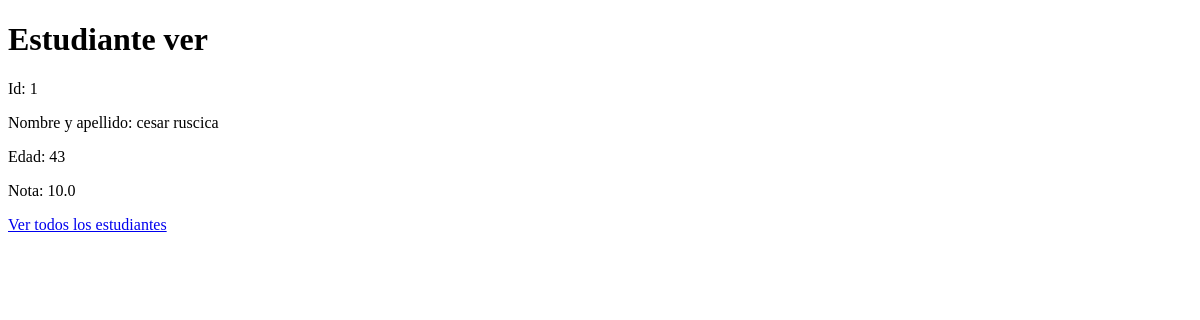
Before: /showbyid/1 with the older database file.
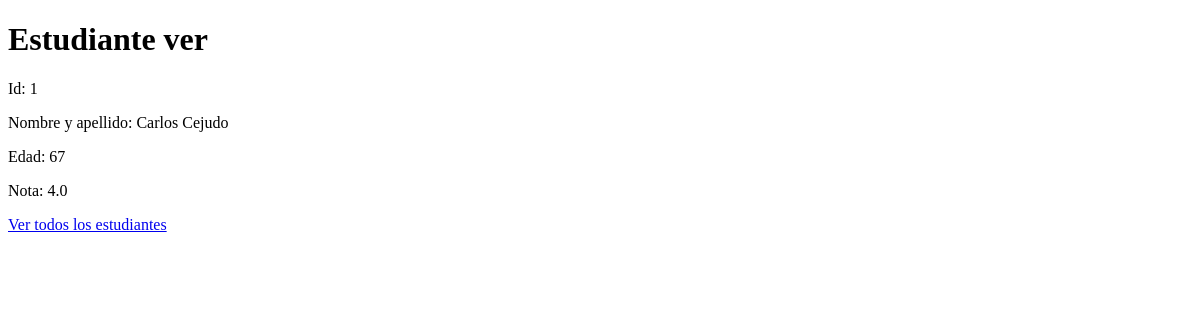
After: the same page with the newer database file.
### landing/models.py (models this page shows)
class Estudiante(models.Model):
    nombre = models.CharField(max_length=100)
    apellido = models.CharField(max_length=100)
    edad = models.PositiveIntegerField()
    nota = models.FloatField()

### landing/views.py (the view)
# urls.py: path('showbyid/<int:id>', views.mostrar_alumno, name =  "mostrar_alumno"),
def mostrar_alumno(request, id):
    id = int(id)
    estudiante_encontrado = models.Estudiante.objects.get(id=id)
    print(estudiante_encontrado)
    return render(request, "estudiante_ver.html", {'estudiante': estudiante_encontrado})

### landing/templates/estudiante_ver.html (shortened to what this page needs)
<!DOCTYPE html>
<html lang="en">
<head>
</head>
<body>
    <h1>Estudiante ver</h1>
    <p>Id: {{ estudiante.id }} </p>
    <p>Nombre y apellido: {{ estudiante.nombre }} {{ estudiante.apellido }}</p>
    <p>Edad: {{ estudiante.edad }}</p>
    <p>Nota: {{ estudiante.nota }}</p>
    <a href="/showall">Ver todos los estudiantes</a>
</body>
</html>

Changed rows visible on the page:
changed Estudiante id 1: nombre "cesar" → "Carlos"; apellido "ruscica" → "Cejudo"; edad "43" → "67"; nota "10.0" → "4.0"
